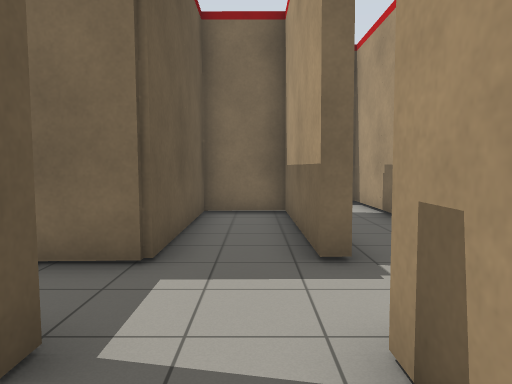
[1] (above)

24 first-person views from a walk through a robot-simulator world made for Gazebo. The camera is 1.2 m above the floor, tilts 4° down and sees 70° across. The floor is counted in squares, 1 m on a side. Each view is taken from the middle of a square. On the plan, view 1 faces up. The plan holds only what a view shows up to about 14 squares ahead; the rest is blank.

[2]
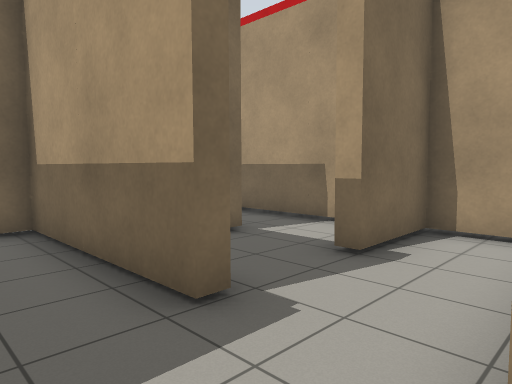

[3]
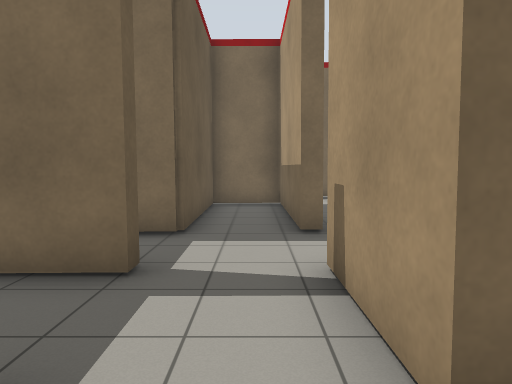

[4]
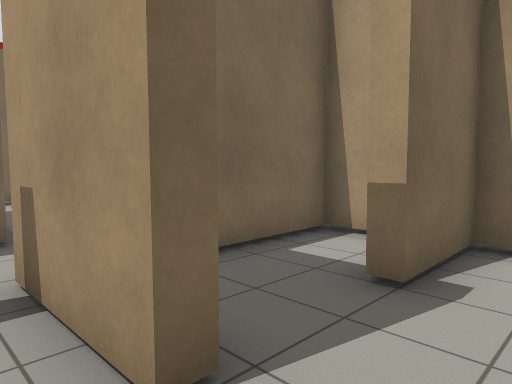

[5]
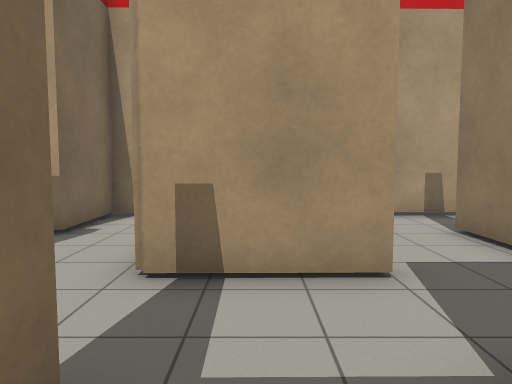

[6]
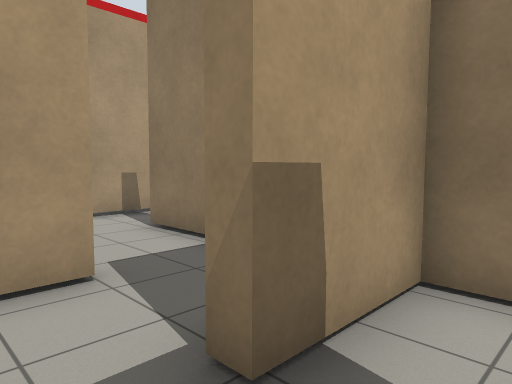

[7]
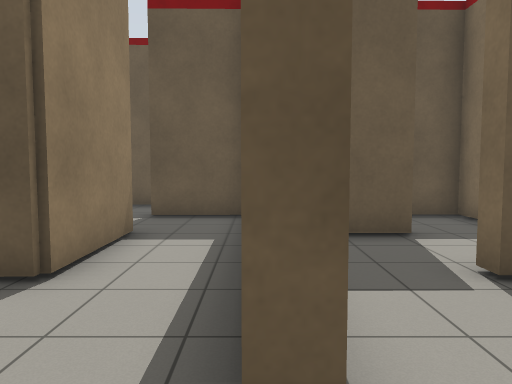

[8]
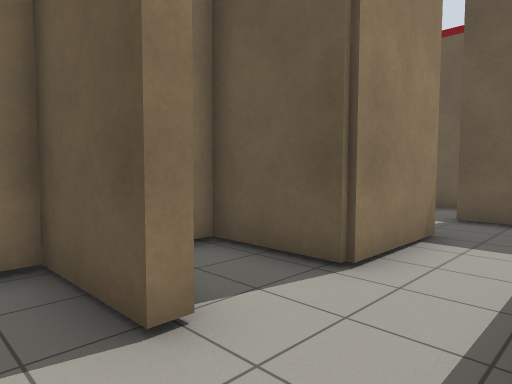

[9]
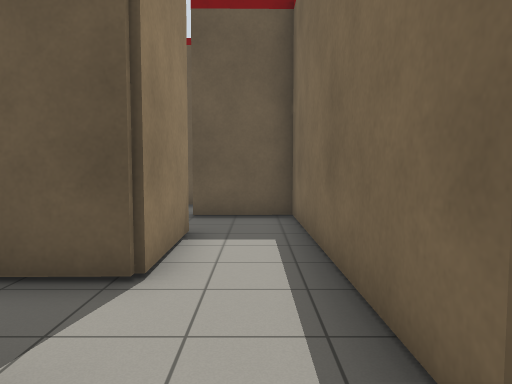

[10]
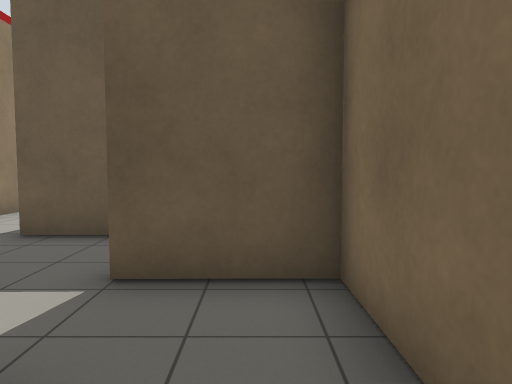

[11]
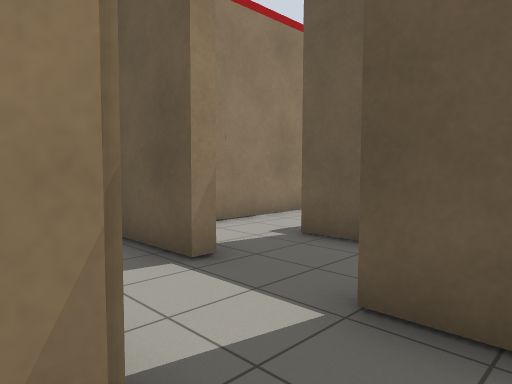

[12]
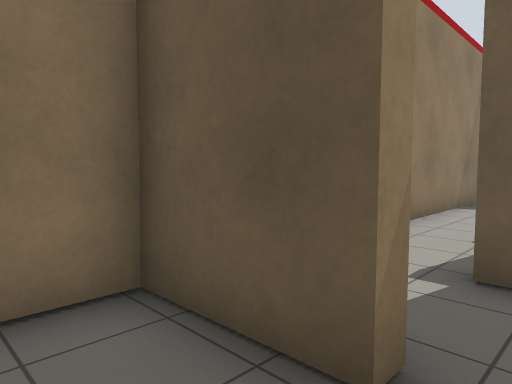

[13]
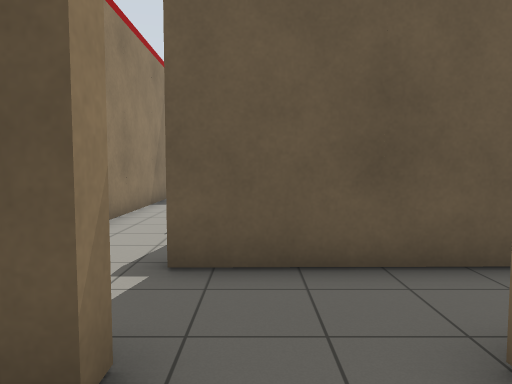

[14]
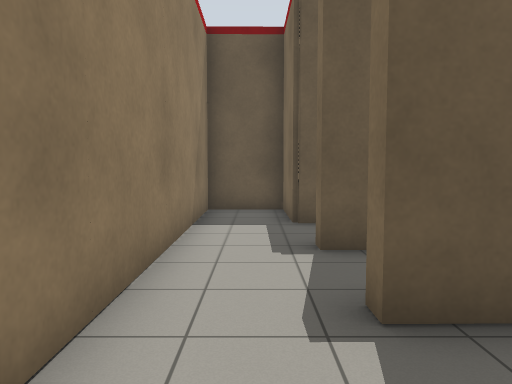

[15]
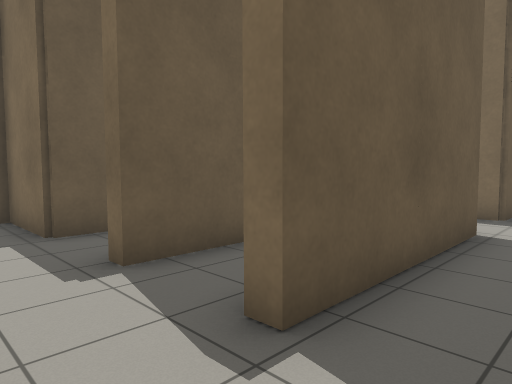

[16]
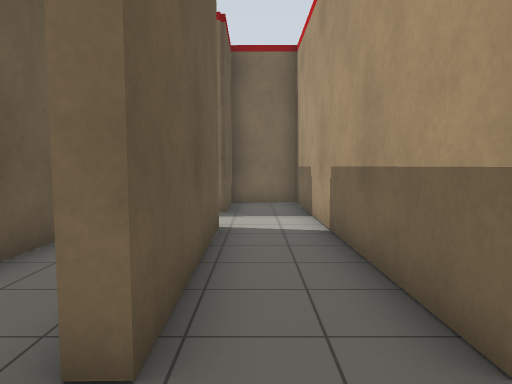

[17]
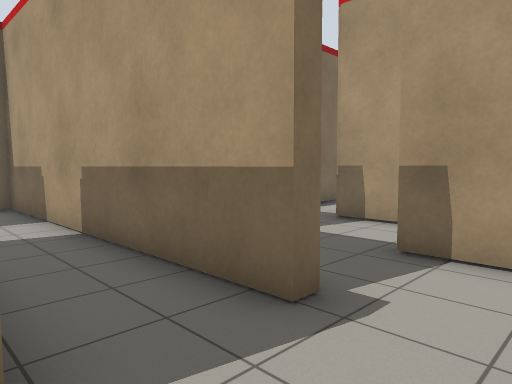

[18]
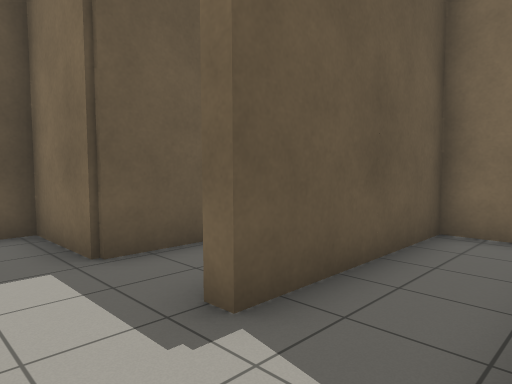

[19]
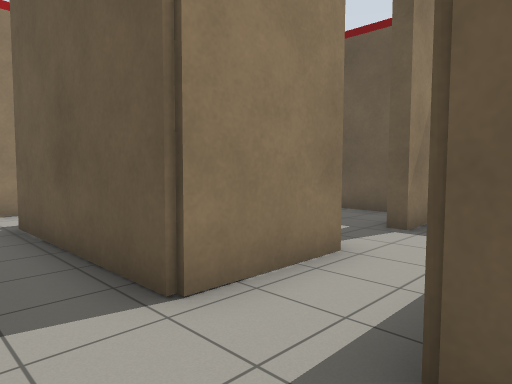

[20]
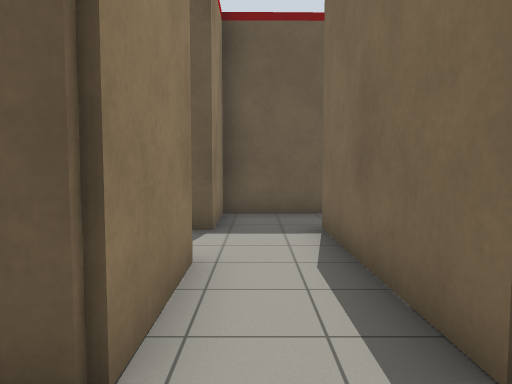

[21]
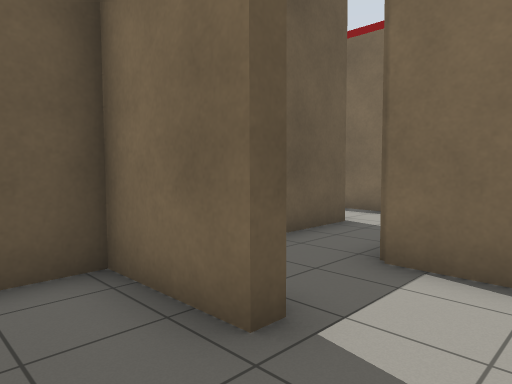

[22]
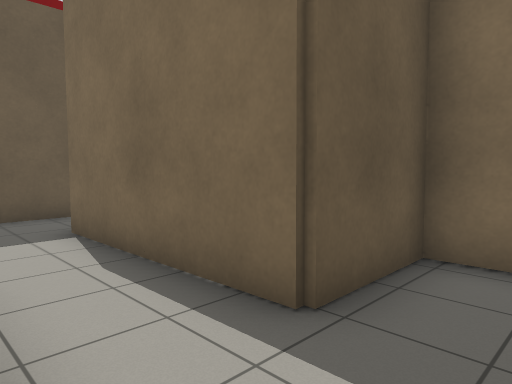

[23]
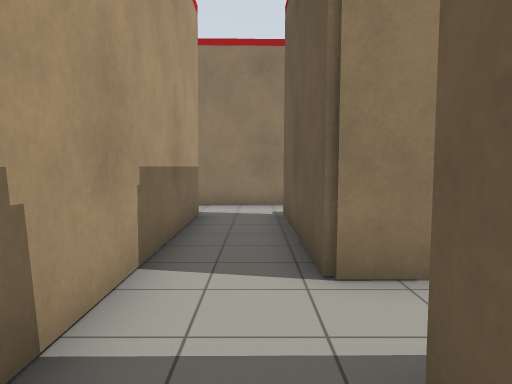

[24]
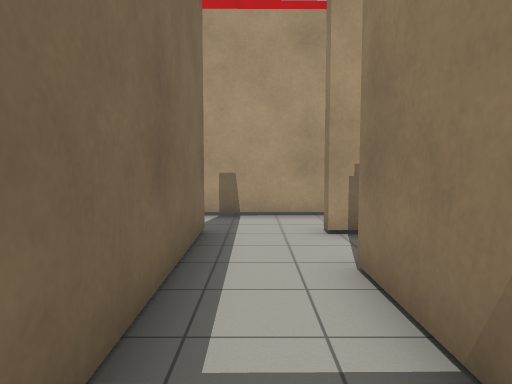

### Floor plan
Points are (right, up) in squares from view 1. A wall is a line through its corners. A room is listed if a view was taken in it or the views show most of it. See-through windows are left out.
Room 1 (views 1, 2, 3, 4, 5, 6, 7, 8, 9, 10, 19, 20, 22, 23)
walls: (0.8, 5.3) (0.8, 9.4) (-1.5, 9.4); (3.3, 9.3) (3.2, 11.9) (2.5, 11.9); (-1.4, 7.4) (-1.4, 5.3); (5.8, 6.3) (5.8, 7.5); (-1.4, 4.4) (-2.5, 4.4); (-1.4, 2.4) (-1.4, 1.9) (-3.8, 1.9) (-3.8, 1.4); (5.9, 2) (3.1, 1.9); (5.8, 1.3) (5.8, 4.5) (4.3, 4.5); (1.3, -0.5) (0.8, -0.5) (0.8, 2.4); (2.3, -2.7) (3.7, -2.7) (3.7, -3.1) (-0.5, -3.1); (-6.7, 1.3) (-6.7, 1.8) (-8.8, 1.8) (-8.8, -0.6) (-9.5, -0.6); (-2.5, -2.7) (-1.6, -2.7) (-1.7, -0.3) (-1.4, -0.3) (-1.4, -1.5); (1.3, -5.2) (1.3, -6.5); (5.9, -5.5) (5.8, -0.4) (5, -0.4); (-6.6, -4.6) (-6.7, -0.5); (-8.7, -2.8) (-8.7, -4.5); (3.7, -7.8) (4.3, -7.8)
ways out: opening at (-10.7, -3) to room 2; opening at (-10, -5.5) to room 2; opening at (-7.5, -5.5) to room 2; opening at (-1, -4) to room 2
objects: red box (-4, 0) to (-4, 1); other object (-1, 5); other object (1, 5); other object (3, 7) to (4, 9); other object (4, 5)
Room 2 (views 11, 12, 13, 14, 15, 16, 17, 18, 21, 24)
walls: (-16.3, 2.1) (-16.3, 1.4); (-16.3, -0.5) (-16.2, -5.7); (-13.4, -0.6) (-14.2, -0.6); (-16.2, -2.8) (-13.8, -2.8) (-13.8, -3.2) (-16.3, -3.2); (-11.6, -2.8) (-8.7, -2.8); (-10.5, -3.2) (-11.2, -3.2) (-11.2, -8.1) (-11.7, -8.1); (-8.7, -4.5) (-8.7, -8.1) (-9.2, -8.1); (-13.8, -7.5) (-13.8, -8.1) (-14.4, -8.1); (-15.3, -8.1) (-16.2, -8.1) (-16.2, -10.3) (-15, -10.3); (-6.2, -4.5) (-6.2, -8) (-6.6, -8) (-6.6, -4.6); (-9.5, -10.3) (-8.3, -10.3); (-0.5, -3.1) (-3.7, -3.1) (-3.7, -4.5); (-6.8, -10.2) (-5.9, -10.2); (-4.1, -8.6) (-4.1, -7.8) (-3.7, -7.8) (-3.7, -10.3); (-1.6, -6.6) (-1.6, -5.2) (1.3, -5.2); (1.3, -6.5) (1.3, -7.7)
ways out: opening at (-10.7, -3) to room 1; opening at (-10, -5.5) to room 1; opening at (-7.5, -5.5) to room 1; opening at (-1, -4) to room 1
objects: red box (-18, 4) to (-17, 4); red box (-17, 0) to (-16, 1); other object (-16, -11) to (-14, -11); red box (-13, -11) to (-12, -11); other object (-11, -11) to (-10, -11); other object (-11, -1) to (-10, -1); red box (-8, -11) to (-7, -11); red box (-4, -5); other object (-1, -7)

Positions as (right, up) in squares from view 1, and headings:
1: (0, 0), facing up
2: (-1, 2), facing up-right
3: (0, -2), facing up
4: (0, -2), facing up-right
5: (-3, 1), facing right
6: (-3, 1), facing down-right
7: (5, -3), facing left
8: (5, -3), facing down-left
9: (5, -4), facing left
10: (0, -4), facing left
11: (-1, -4), facing down-left
12: (-2, -7), facing down-left
13: (-2, -7), facing left
14: (-6, -9), facing left
15: (-7, -10), facing up-left
16: (-8, -10), facing up
17: (-9, -10), facing up-right
18: (-9, -10), facing up-left
19: (-7, 0), facing down-left
20: (-7, -2), facing left
21: (-12, -5), facing up-left
22: (-7, -3), facing up-left
23: (-8, 1), facing down
24: (-3, -4), facing right
